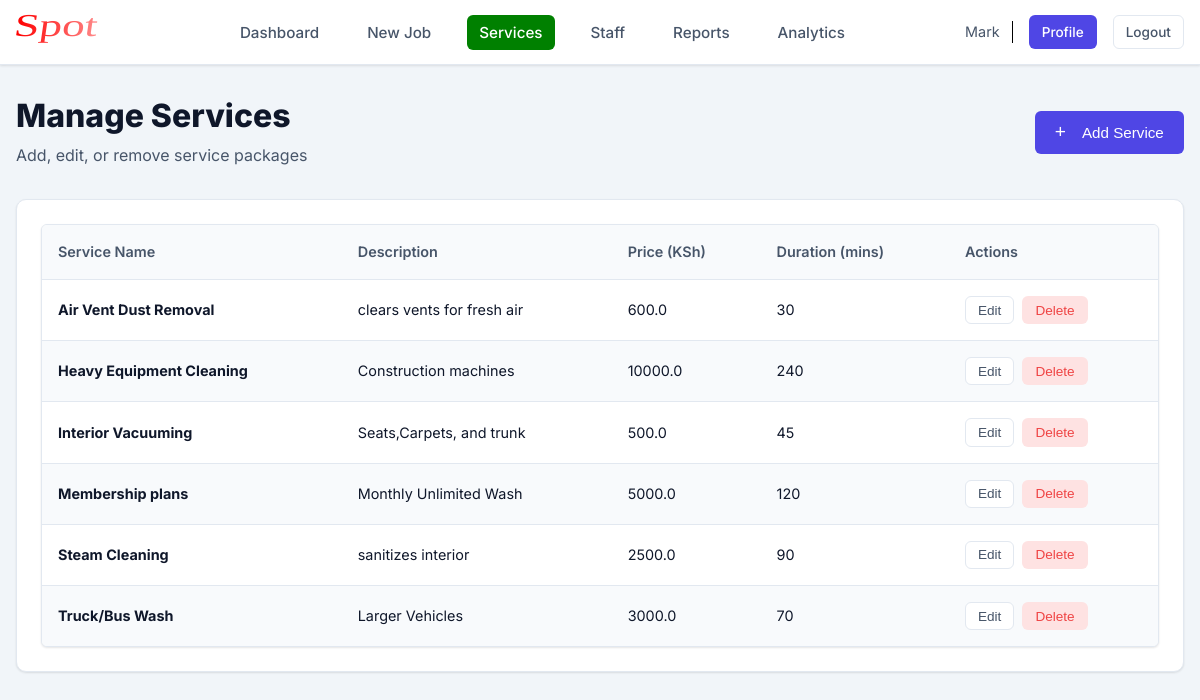
The app's page /services (signed in) with its own data.
### app/models.py (models this page shows, shortened)
class User(UserMixin, db.Model):
    __tablename__ = 'users'
    id = db.Column(db.Integer, primary_key=True)
    username = db.Column(db.String(80), unique=True, nullable=False, index=True)
    full_name = db.Column(db.String(120), nullable=False)
    email = db.Column(db.String(120), unique=True, nullable=False)
    password_hash = db.Column(db.String(255), nullable=False)
    role = db.Column(db.String(20), nullable=False, default='staff')  # 'admin' or 'staff'
    is_active = db.Column(db.Boolean, default=True)
    created_at = db.Column(db.DateTime, default=datetime.utcnow)
    cars = db.relationship('Car', backref='assigned_user', lazy='dynamic')
    notifications = db.relationship('Notification', backref='user', lazy='dynamic')

class Service(db.Model):
    __tablename__ = 'services'
    id = db.Column(db.Integer, primary_key=True)
    name = db.Column(db.String(100), unique=True, nullable=False)
    description = db.Column(db.Text)
    price = db.Column(db.Float, nullable=False)
    duration = db.Column(db.Integer, nullable=False)  # Duration in minutes
    is_active = db.Column(db.Boolean, default=True)
    created_at = db.Column(db.DateTime, default=datetime.utcnow)
    cars = db.relationship('Car', backref='service', lazy='dynamic')

### app/routes.py (the view)
@app.route('/services')
@login_required
@admin_required
def manage_services():
    services = Service.query.order_by(Service.name).all()
    add_form = AddServiceForm()
    edit_form = EditServiceForm()
    return render_template('manage_services.html',
                         services=services,
                         add_form=add_form,
                         edit_form=edit_form)

### app/models.py (called while the page is built)
@login_manager.user_loader
def load_user(user_id):
    return User.query.get(int(user_id))

### app/utils.py (called while the page is built)
def admin_required(f):
    @wraps(f)
    def decorated_function(*args, **kwargs):
        if not current_user.is_authenticated:
            flash('Please log in to access this page.', 'error')
            return redirect(url_for('login'))
        if current_user.role != 'admin':
            flash('You do not have permission to access this page.', 'error')
            return redirect(url_for('staff_dashboard'))
        return f(*args, **kwargs)
    return decorated_function

### app/templates/manage_services.html (shortened to what this page needs)
{% extends "base.html" %}
{% block content %}
<div class="page-header">
    <div>
        <h1 class="page-title">Manage Services</h1>
        <p class="page-subtitle">Add, edit, or remove service packages</p>
    </div>
    <button class="btn btn-primary" onclick="openAddServiceModal()">
        <span style="font-size: 1.2rem; margin-right: 0.5rem;">+</span> Add Service
    </button>
</div>
<div class="card">
    <div class="card-body">
        {% if services %}
        <div class="table-responsive">
            <table class="table">
                <thead>
                    <tr>
                        <th>Service Name</th>
                        <th>Description</th>
                        <th>Price (KSh)</th>
                        <th>Duration (mins)</th>
                        <th>Actions</th>
                    </tr>
                </thead>
                <tbody>
                    {% for service in services %}
                    <tr>
                        <td><strong>{{ service.name }}</strong></td>
                        <td>{{ service.description }}</td>
                        <td>{{ service.price }}</td>
                        <td>{{ service.duration }}</td>
                        <td>
                            <div class="action-buttons">
                                <button class="btn btn-sm btn-secondary"
                                    onclick="openEditServiceModal({{ service.id }}, '{{ service.name }}', '{{ service.description }}', {{ service.price }}, {{ service.duration }})">
                                    Edit
                                </button>
                                <form method="POST" action="{{ url_for('delete_service', service_id=service.id) }}"
                                    style="display: inline;"
                                    onsubmit="return confirm('Are you sure you want to delete this service?')">
                                    <button type="submit" class="btn btn-sm btn-danger">Delete</button>
                                </form>
                            </div>
                        </td>
                    </tr>
                    {% endfor %}
                </tbody>
            </table>
        </div>
        {% endif %}
    </div>
</div>
{% endblock %}

### app/templates/base.html (shortened to what this page needs)
<!DOCTYPE html>
<html lang="en">
<head>
    <link rel="stylesheet" href="{{ url_for('static', filename='css/style.css') }}">
    <link rel="stylesheet" href="https://cdnjs.cloudflare.com/ajax/libs/font-awesome/6.5.1/css/all.min.css">
</head>
<body>
    {% if current_user.is_authenticated %}
    <nav class="navbar">
        <div class="nav-container">
            <a href="{{ url_for('admin_dashboard') if current_user.role == 'admin' else url_for('staff_dashboard') }}"
                class="nav-brand" style="font-family: 'Inter', sans-serif;">
                <img src="{{ url_for('static', filename='images/spot.svg') }}" alt="Spot"
                    style="height: 40px; width: auto; margin: 0; transform: translateY(0);">
            </a>
            <ul class="nav-menu">
                {% if current_user.role == 'admin' %}
                <li><a href="{{ url_for('admin_dashboard') }}"
                        class="nav-link {% if request.endpoint == 'admin_dashboard' %}active{% endif %}">Dashboard</a>
                </li>
                <li><a href="{{ url_for('add_car') }}"
                        class="nav-link {% if request.endpoint == 'add_car' %}active{% endif %}">New Job</a></li>
                <li><a href="{{ url_for('manage_services') }}"
                        class="nav-link {% if request.endpoint == 'manage_services' %}active{% endif %}">Services</a>
                </li>
                <li><a href="{{ url_for('manage_users') }}"
                        class="nav-link {% if request.endpoint == 'manage_users' %}active{% endif %}">Staff</a></li>
                <li><a href="{{ url_for('reports') }}"
                        class="nav-link {% if request.endpoint == 'reports' %}active{% endif %}">Reports</a></li>
                <li><a href="{{ url_for('analytics') }}"
                        class="nav-link {% if request.endpoint == 'analytics' %}active{% endif %}">Analytics</a></li>
                {% else %}
                <li><a href="{{ url_for('staff_dashboard') }}"
                        class="nav-link {% if request.endpoint == 'staff_dashboard' %}active{% endif %}">My Jobs</a>
                </li>
                {% endif %}
            </ul>
            <div class="nav-right">
                <span
                    style="font-size: 0.9rem; padding-right: 12px; border-right: 1px solid black; color: var(--text-secondary);">{{
                    current_user.username }}</span>
                <a href="{{ url_for('view_profile') }}" class="btn btn-sm btn-primary">Profile</a>
                <a href="{{ url_for('logout') }}" class="btn btn-sm btn-secondary">Logout</a>
            </div>
        </div>
    </nav>
    {% endif %}
    <main class="main-content">
        {% block content %}{% endblock %}
    </main>
</body>
</html>

### app/static/css/style.css (style rules this page uses)
:root { --bg-body: #f1f5f9; --bg-surface: #ffffff; --bg-surface-alt: #f8fafc; --text-primary: #0f172a; --text-secondary: #475569; --text-muted: #94a3b8; --text-on-primary: #ffffff; --primary: #4f46e5; --primary-dark: #4338ca; --primary-light: #e0e7ff; --success: #10b981; --warning: #f59e0b; --danger: #ef4444; --info: #3b82f6; --border-light: #e2e8f0; --shadow-sm: 0 1px 3px rgba(0, 0, 0, 0.05), 0 1px 2px rgba(0, 0, 0, 0.06); --shadow-md: 0 4px 6px -1px rgba(0, 0, 0, 0.05), 0 2px 4px -1px rgba(0, 0, 0, 0.03); --shadow-lg: 0 10px 15px -3px rgba(0, 0, 0, 0.05), 0 4px 6px -2px rgba(0, 0, 0, 0.02); --radius-sm: 6px; --radius-md: 10px; --radius-lg: 16px; --max-width: 1200px; }
*, *::before, *::after { box-sizing: border-box; margin: 0; padding: 0; }
body { background-color: var(--bg-body); color: var(--text-primary); font-family: 'Inter', sans-serif; line-height: 1.5; min-height: 100vh; }
h1, h2, h3, h4, h5, h6 { font-weight: 700; line-height: 1.2; color: var(--text-primary); margin-bottom: 0.5rem; }
a { color: var(--primary); text-decoration: none; }
.main-content { max-width: var(--max-width); margin: 0 auto; padding: 2rem 1rem; min-height: 80vh; padding-bottom: 6rem; }
.navbar { background: var(--bg-surface); border-bottom: 1px solid var(--border-light); padding: 0.75rem 0; position: sticky; top: 0; z-index: 1000; box-shadow: var(--shadow-sm); }
.nav-container { max-width: var(--max-width); margin: 0 auto; padding: 0 1rem; display: flex; justify-content: space-between; align-items: center; }
.nav-brand { display: flex; align-items: center; gap: 0.75rem; font-weight: 700; font-size: 1.25rem; color: var(--text-primary); }
.nav-menu { display: flex; align-items: center; gap: 1.5rem; list-style: none; }
.nav-link { color: var(--text-secondary); font-weight: 500; font-size: 0.95rem; padding: 0.5rem 0.75rem; border-radius: var(--radius-sm); }
.nav-link:hover, .nav-link.active { color: #fff; background-color: green; text-decoration: none; }
.nav-right { display: flex; align-items: center; gap: 1rem; }
.card { background: var(--bg-surface); border: 1px solid var(--border-light); border-radius: var(--radius-md); padding: 1.5rem; margin-bottom: 1.5rem; box-shadow: var(--shadow-sm); transition: transform 0.2s ease, box-shadow 0.2s ease; }
.table-responsive { display: block; width: 100%; overflow-x: auto; border: 1px solid var(--border-light); border-radius: var(--radius-sm); background: var(--bg-surface); box-shadow: var(--shadow-sm); -webkit-overflow-scrolling: touch; scrollbar-width: thin; scrollbar-color: var(--border-light) transparent; }
.table { width: 100%; border-collapse: collapse; font-size: 0.9rem; }
.table th { background: var(--bg-surface-alt); color: var(--text-secondary); font-weight: 600; text-align: left; padding: 1rem; border-bottom: 1px solid var(--border-light); white-space: nowrap; position: sticky; top: 0; z-index: 10; }
.table td { padding: 1rem; border-bottom: 1px solid var(--border-light); color: var(--text-primary); white-space: nowrap; }
.table tbody tr:nth-child(even) { background-color: #f8fafc; }
.table tr:last-child td { border-bottom: none; }
.btn { display: inline-flex; align-items: center; justify-content: center; gap: 0.5rem; padding: 0.6rem 1.2rem; border-radius: var(--radius-sm); font-weight: 500; cursor: pointer; border: 1px solid transparent; transition: all 0.15s ease; font-size: 0.95rem; }
.btn-primary { background-color: var(--primary); color: var(--text-on-primary); }
.btn-secondary { background-color: var(--bg-surface); border-color: var(--border-light); color: var(--text-secondary); }
.btn-danger { background-color: #fee2e2; color: var(--danger); border-color: transparent; }
.btn-sm { padding: 0.35rem 0.75rem; font-size: 0.85rem; }
.page-header { display: flex; justify-content: space-between; align-items: center; margin-bottom: 2rem; flex-wrap: wrap; gap: 1rem; }
.page-title { font-size: 2rem; font-weight: 800; color: var(--text-primary); margin: 0; line-height: 1.2; }
.page-subtitle { color: var(--text-secondary); margin-top: 0.5rem; font-size: 1rem; }
.action-buttons { display: flex; gap: 0.5rem; align-items: center; }

### records on screen
User: username "Mark"
Service: name "Air Vent Dust Removal", description "clears vents for fresh air", price "600.0", duration "30"
Service: name "Heavy Equipment Cleaning", description "Construction machines", price "10000.0", duration "240"
Service: name "Interior Vacuuming", description "Seats,Carpets, and trunk", price "500.0", duration "45"
Service: name "Membership plans", description "Monthly Unlimited Wash", price "5000.0", duration "120"
Service: name "Steam Cleaning", description "sanitizes interior", price "2500.0", duration "90"
Service: name "Truck/Bus Wash", description "Larger Vehicles", price "3000.0", duration "70"
